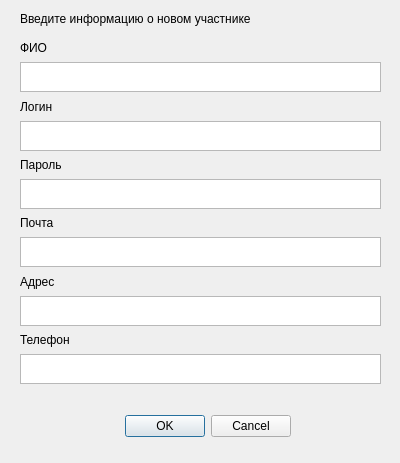
<?xml version="1.0" encoding="UTF-8"?>
<ui version="4.0">
 <class>Dialog</class>
 <widget class="QDialog" name="Dialog">
  <property name="geometry">
   <rect>
    <x>0</x>
    <y>0</y>
    <width>400</width>
    <height>463</height>
   </rect>
  </property>
  <property name="windowTitle">
   <string>Dialog</string>
  </property>
  <widget class="QDialogButtonBox" name="buttonBox">
   <property name="geometry">
    <rect>
     <x>110</x>
     <y>410</y>
     <width>181</width>
     <height>32</height>
    </rect>
   </property>
   <property name="orientation">
    <enum>Qt::Horizontal</enum>
   </property>
   <property name="standardButtons">
    <set>QDialogButtonBox::Cancel|QDialogButtonBox::Ok</set>
   </property>
  </widget>
  <widget class="QLabel" name="label">
   <property name="geometry">
    <rect>
     <x>20</x>
     <y>10</y>
     <width>271</width>
     <height>17</height>
    </rect>
   </property>
   <property name="text">
    <string>Введите информацию о новом участнике</string>
   </property>
  </widget>
  <widget class="QWidget" name="verticalLayoutWidget">
   <property name="geometry">
    <rect>
     <x>20</x>
     <y>40</y>
     <width>361</width>
     <height>344</height>
    </rect>
   </property>
   <layout class="QVBoxLayout" name="verticalLayout">
    <item>
     <widget class="QLabel" name="label_2">
      <property name="text">
       <string>ФИО</string>
      </property>
     </widget>
    </item>
    <item>
     <widget class="QPlainTextEdit" name="name">
      <property name="maximumSize">
       <size>
        <width>16777215</width>
        <height>30</height>
       </size>
      </property>
     </widget>
    </item>
    <item>
     <widget class="QLabel" name="label_3">
      <property name="text">
       <string>Логин</string>
      </property>
     </widget>
    </item>
    <item>
     <widget class="QPlainTextEdit" name="login">
      <property name="maximumSize">
       <size>
        <width>16777215</width>
        <height>30</height>
       </size>
      </property>
     </widget>
    </item>
    <item>
     <widget class="QLabel" name="label_6">
      <property name="text">
       <string>Пароль</string>
      </property>
     </widget>
    </item>
    <item>
     <widget class="QPlainTextEdit" name="password">
      <property name="maximumSize">
       <size>
        <width>16777215</width>
        <height>30</height>
       </size>
      </property>
     </widget>
    </item>
    <item>
     <widget class="QLabel" name="label_4">
      <property name="text">
       <string>Почта</string>
      </property>
     </widget>
    </item>
    <item>
     <widget class="QPlainTextEdit" name="email">
      <property name="maximumSize">
       <size>
        <width>16777215</width>
        <height>30</height>
       </size>
      </property>
     </widget>
    </item>
    <item>
     <widget class="QLabel" name="label_7">
      <property name="text">
       <string>Адрес</string>
      </property>
     </widget>
    </item>
    <item>
     <widget class="QPlainTextEdit" name="address">
      <property name="maximumSize">
       <size>
        <width>16777215</width>
        <height>30</height>
       </size>
      </property>
     </widget>
    </item>
    <item>
     <widget class="QLabel" name="label_5">
      <property name="text">
       <string>Телефон</string>
      </property>
     </widget>
    </item>
    <item>
     <widget class="QPlainTextEdit" name="phone">
      <property name="maximumSize">
       <size>
        <width>16777215</width>
        <height>30</height>
       </size>
      </property>
     </widget>
    </item>
   </layout>
  </widget>
 </widget>
 <resources/>
 <connections>
  <connection>
   <sender>buttonBox</sender>
   <signal>accepted()</signal>
   <receiver>Dialog</receiver>
   <slot>accept()</slot>
   <hints>
    <hint type="sourcelabel">
     <x>248</x>
     <y>254</y>
    </hint>
    <hint type="destinationlabel">
     <x>157</x>
     <y>274</y>
    </hint>
   </hints>
  </connection>
  <connection>
   <sender>buttonBox</sender>
   <signal>rejected()</signal>
   <receiver>Dialog</receiver>
   <slot>reject()</slot>
   <hints>
    <hint type="sourcelabel">
     <x>316</x>
     <y>260</y>
    </hint>
    <hint type="destinationlabel">
     <x>286</x>
     <y>274</y>
    </hint>
   </hints>
  </connection>
 </connections>
</ui>
